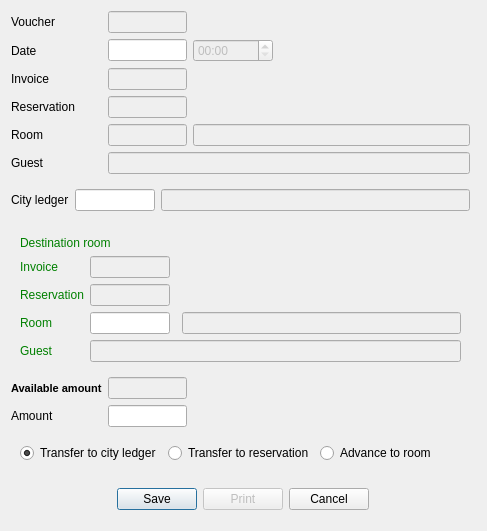
<?xml version="1.0" encoding="UTF-8"?>
<ui version="4.0">
 <class>DlgCityAdvance</class>
 <widget class="QDialog" name="DlgCityAdvance">
  <property name="geometry">
   <rect>
    <x>0</x>
    <y>0</y>
    <width>487</width>
    <height>531</height>
   </rect>
  </property>
  <property name="windowTitle">
   <string>Transfer amount</string>
  </property>
  <layout class="QGridLayout" name="gridLayout">
   <item row="6" column="0" colspan="3">
    <widget class="QWidget" name="wdtCityLedger" native="true">
     <layout class="QGridLayout" name="gridLayout_2">
      <property name="leftMargin">
       <number>0</number>
      </property>
      <property name="topMargin">
       <number>0</number>
      </property>
      <property name="rightMargin">
       <number>0</number>
      </property>
      <property name="bottomMargin">
       <number>0</number>
      </property>
      <item row="0" column="0">
       <widget class="QLabel" name="label_2">
        <property name="text">
         <string>City ledger</string>
        </property>
       </widget>
      </item>
      <item row="0" column="1">
       <widget class="EQLineEdit" name="leCityCode">
        <property name="maximumSize">
         <size>
          <width>80</width>
          <height>16777215</height>
         </size>
        </property>
       </widget>
      </item>
      <item row="0" column="2">
       <widget class="EQLineEdit" name="leCityName">
        <property name="enabled">
         <bool>false</bool>
        </property>
       </widget>
      </item>
     </layout>
    </widget>
   </item>
   <item row="11" column="0" colspan="4">
    <widget class="QWidget" name="widget" native="true">
     <layout class="QHBoxLayout" name="horizontalLayout">
      <item>
       <spacer name="horizontalSpacer">
        <property name="orientation">
         <enum>Qt::Horizontal</enum>
        </property>
        <property name="sizeHint" stdset="0">
         <size>
          <width>98</width>
          <height>20</height>
         </size>
        </property>
       </spacer>
      </item>
      <item>
       <widget class="QPushButton" name="btnSave">
        <property name="text">
         <string>Save</string>
        </property>
       </widget>
      </item>
      <item>
       <widget class="QPushButton" name="btnPrint">
        <property name="enabled">
         <bool>false</bool>
        </property>
        <property name="text">
         <string>Print</string>
        </property>
       </widget>
      </item>
      <item>
       <widget class="QPushButton" name="btnCancel">
        <property name="text">
         <string>Cancel</string>
        </property>
       </widget>
      </item>
      <item>
       <spacer name="horizontalSpacer_2">
        <property name="orientation">
         <enum>Qt::Horizontal</enum>
        </property>
        <property name="sizeHint" stdset="0">
         <size>
          <width>98</width>
          <height>20</height>
         </size>
        </property>
       </spacer>
      </item>
     </layout>
    </widget>
   </item>
   <item row="10" column="0" colspan="3">
    <widget class="QWidget" name="widget_2" native="true">
     <layout class="QHBoxLayout" name="horizontalLayout_2">
      <item>
       <widget class="QRadioButton" name="rbToCityLedger">
        <property name="text">
         <string>Transfer to city ledger</string>
        </property>
        <property name="checked">
         <bool>true</bool>
        </property>
       </widget>
      </item>
      <item>
       <widget class="QRadioButton" name="rbToReservation">
        <property name="text">
         <string>Transfer to reservation</string>
        </property>
       </widget>
      </item>
      <item>
       <widget class="QRadioButton" name="rbAdvanceToRoom">
        <property name="text">
         <string>Advance to room</string>
        </property>
       </widget>
      </item>
     </layout>
    </widget>
   </item>
   <item row="5" column="0">
    <widget class="QLabel" name="label_9">
     <property name="text">
      <string>Guest</string>
     </property>
    </widget>
   </item>
   <item row="2" column="1">
    <widget class="EQLineEdit" name="leInvoice">
     <property name="enabled">
      <bool>false</bool>
     </property>
     <property name="maximumSize">
      <size>
       <width>80</width>
       <height>16777215</height>
      </size>
     </property>
    </widget>
   </item>
   <item row="3" column="0">
    <widget class="QLabel" name="label_8">
     <property name="text">
      <string>Reservation</string>
     </property>
    </widget>
   </item>
   <item row="2" column="0">
    <widget class="QLabel" name="label_6">
     <property name="text">
      <string>Invoice</string>
     </property>
    </widget>
   </item>
   <item row="4" column="1">
    <widget class="EQLineEdit" name="leRoom">
     <property name="enabled">
      <bool>false</bool>
     </property>
     <property name="maximumSize">
      <size>
       <width>80</width>
       <height>16777215</height>
      </size>
     </property>
    </widget>
   </item>
   <item row="3" column="1">
    <widget class="EQLineEdit" name="leReservation">
     <property name="enabled">
      <bool>false</bool>
     </property>
     <property name="maximumSize">
      <size>
       <width>80</width>
       <height>16777215</height>
      </size>
     </property>
    </widget>
   </item>
   <item row="4" column="0">
    <widget class="QLabel" name="label_7">
     <property name="text">
      <string>Room</string>
     </property>
    </widget>
   </item>
   <item row="8" column="0">
    <widget class="QLabel" name="label_5">
     <property name="font">
      <font>
       <pointsize>8</pointsize>
       <weight>75</weight>
       <bold>true</bold>
      </font>
     </property>
     <property name="text">
      <string>Available amount</string>
     </property>
    </widget>
   </item>
   <item row="4" column="2">
    <widget class="EQLineEdit" name="leRoomName">
     <property name="enabled">
      <bool>false</bool>
     </property>
    </widget>
   </item>
   <item row="8" column="1">
    <widget class="EQDoubleEdit" name="leAvaiableAmount">
     <property name="enabled">
      <bool>false</bool>
     </property>
     <property name="maximumSize">
      <size>
       <width>80</width>
       <height>16777215</height>
      </size>
     </property>
     <property name="font">
      <font>
       <pointsize>8</pointsize>
       <weight>75</weight>
       <bold>true</bold>
      </font>
     </property>
    </widget>
   </item>
   <item row="1" column="1">
    <widget class="EDateEdit" name="deDate">
     <property name="maximumSize">
      <size>
       <width>80</width>
       <height>16777215</height>
      </size>
     </property>
    </widget>
   </item>
   <item row="1" column="0">
    <widget class="QLabel" name="label_4">
     <property name="text">
      <string>Date</string>
     </property>
    </widget>
   </item>
   <item row="0" column="1">
    <widget class="EQLineEdit" name="leCode">
     <property name="enabled">
      <bool>false</bool>
     </property>
     <property name="maximumSize">
      <size>
       <width>80</width>
       <height>16777215</height>
      </size>
     </property>
    </widget>
   </item>
   <item row="0" column="0">
    <widget class="QLabel" name="label">
     <property name="text">
      <string>Voucher</string>
     </property>
    </widget>
   </item>
   <item row="9" column="1">
    <widget class="EQDoubleEdit" name="leAmount">
     <property name="maximumSize">
      <size>
       <width>80</width>
       <height>16777215</height>
      </size>
     </property>
    </widget>
   </item>
   <item row="1" column="2">
    <widget class="QTimeEdit" name="teTime">
     <property name="enabled">
      <bool>false</bool>
     </property>
     <property name="maximumSize">
      <size>
       <width>80</width>
       <height>16777215</height>
      </size>
     </property>
     <property name="displayFormat">
      <string>HH:mm</string>
     </property>
    </widget>
   </item>
   <item row="9" column="0">
    <widget class="QLabel" name="label_3">
     <property name="text">
      <string>Amount</string>
     </property>
    </widget>
   </item>
   <item row="5" column="1" colspan="2">
    <widget class="EQLineEdit" name="leGuest">
     <property name="enabled">
      <bool>false</bool>
     </property>
    </widget>
   </item>
   <item row="7" column="0" colspan="3">
    <widget class="QWidget" name="wdtDestRoom" native="true">
     <layout class="QGridLayout" name="gridLayout_3">
      <item row="3" column="3">
       <widget class="EQLineEdit" name="leDstRoomName">
        <property name="enabled">
         <bool>false</bool>
        </property>
        <property name="styleSheet">
         <string notr="true">color:green</string>
        </property>
       </widget>
      </item>
      <item row="2" column="0">
       <widget class="QLabel" name="label_11">
        <property name="styleSheet">
         <string notr="true">color:green</string>
        </property>
        <property name="text">
         <string>Reservation</string>
        </property>
       </widget>
      </item>
      <item row="1" column="0">
       <widget class="QLabel" name="label_10">
        <property name="styleSheet">
         <string notr="true">color:green</string>
        </property>
        <property name="text">
         <string>Invoice</string>
        </property>
       </widget>
      </item>
      <item row="2" column="1">
       <widget class="EQLineEdit" name="leDstReserv">
        <property name="enabled">
         <bool>false</bool>
        </property>
        <property name="maximumSize">
         <size>
          <width>80</width>
          <height>16777215</height>
         </size>
        </property>
        <property name="styleSheet">
         <string notr="true">color:green</string>
        </property>
       </widget>
      </item>
      <item row="4" column="0">
       <widget class="QLabel" name="label_13">
        <property name="styleSheet">
         <string notr="true">color:green</string>
        </property>
        <property name="text">
         <string>Guest</string>
        </property>
       </widget>
      </item>
      <item row="1" column="1" colspan="2">
       <widget class="EQLineEdit" name="leDstInvoice">
        <property name="enabled">
         <bool>false</bool>
        </property>
        <property name="maximumSize">
         <size>
          <width>80</width>
          <height>16777215</height>
         </size>
        </property>
        <property name="styleSheet">
         <string notr="true">color:green</string>
        </property>
       </widget>
      </item>
      <item row="3" column="0">
       <widget class="QLabel" name="label_12">
        <property name="styleSheet">
         <string notr="true">color:green</string>
        </property>
        <property name="text">
         <string>Room</string>
        </property>
       </widget>
      </item>
      <item row="3" column="1" colspan="2">
       <widget class="EQLineEdit" name="leDstRoomCode">
        <property name="enabled">
         <bool>true</bool>
        </property>
        <property name="maximumSize">
         <size>
          <width>80</width>
          <height>16777215</height>
         </size>
        </property>
        <property name="styleSheet">
         <string notr="true">color:green</string>
        </property>
       </widget>
      </item>
      <item row="0" column="0" colspan="2">
       <widget class="QLabel" name="label_14">
        <property name="styleSheet">
         <string notr="true">color:green</string>
        </property>
        <property name="text">
         <string>Destination room</string>
        </property>
       </widget>
      </item>
      <item row="4" column="1" colspan="3">
       <widget class="EQLineEdit" name="leDstGuest">
        <property name="enabled">
         <bool>false</bool>
        </property>
        <property name="maximumSize">
         <size>
          <width>16777215</width>
          <height>16777215</height>
         </size>
        </property>
        <property name="styleSheet">
         <string notr="true">color:green</string>
        </property>
       </widget>
      </item>
     </layout>
    </widget>
   </item>
  </layout>
 </widget>
 <customwidgets>
  <customwidget>
   <class>EQLineEdit</class>
   <extends>QLineEdit</extends>
   <header location="global">eqlineedit.h</header>
   <slots>
    <signal>customButtonClicked(bool)</signal>
   </slots>
  </customwidget>
  <customwidget>
   <class>EQDoubleEdit</class>
   <extends>QLineEdit</extends>
   <header location="global">eqdoubleedit.h</header>
  </customwidget>
  <customwidget>
   <class>EDateEdit</class>
   <extends>QLineEdit</extends>
   <header location="global">edateedit.h</header>
  </customwidget>
 </customwidgets>
 <resources/>
 <connections/>
</ui>
